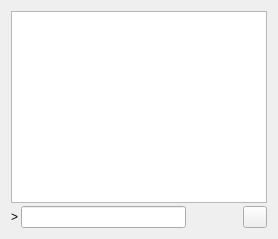
     <widget class="QWidget" name="tab_console">
      <attribute name="title">
       <string>&amp;Console</string>
      </attribute>
      <layout class="QVBoxLayout" name="verticalLayout_3">
       <property name="spacing">
        <number>3</number>
       </property>
       <item>
        <widget class="QTextEdit" name="messagesWidget">
         <property name="minimumSize">
          <size>
           <width>0</width>
           <height>100</height>
          </size>
         </property>
         <property name="readOnly">
          <bool>true</bool>
         </property>
         <property name="tabKeyNavigation" stdset="0">
          <bool>false</bool>
         </property>
         <property name="columnCount" stdset="0">
          <number>2</number>
         </property>
        </widget>
       </item>
       <item>
        <layout class="QHBoxLayout" name="horizontalLayout">
         <property name="spacing">
          <number>3</number>
         </property>
         <item>
          <widget class="QLabel" name="label">
           <property name="text">
            <string notr="true">&gt;</string>
           </property>
          </widget>
         </item>
         <item>
          <widget class="QLineEdit" name="lineEdit"/>
         </item>
         <item>
          <widget class="QPushButton" name="fontSmallerButton">
           <property name="maximumSize">
            <size>
             <width>24</width>
             <height>24</height>
            </size>
           </property>
           <property name="text">
            <string/>
           </property>
           <property name="toolTip">
            <string>Decrease font size</string>
           </property>
           <property name="icon">
            <iconset resource="../bitcoin.qrc">
             <normaloff>:/icons/fontsmaller</normaloff>:/icons/fontsmaller</iconset>
           </property>
           <property name="iconSize">
            <size>
             <width>16</width>
             <height>16</height>
            </size>
           </property>
           <property name="autoDefault">
            <bool>false</bool>
           </property>
           <property name="flat">
            <bool>true</bool>
           </property>
          </widget>
         </item>
         <item>
          <widget class="QPushButton" name="fontBiggerButton">
           <property name="maximumSize">
            <size>
             <width>24</width>
             <height>24</height>
            </size>
           </property>
           <property name="toolTip">
            <string>Increase font size</string>
           </property>
           <property name="text">
            <string/>
           </property>
           <property name="icon">
            <iconset resource="../bitcoin.qrc">
             <normaloff>:/icons/fontbigger</normaloff>:/icons/fontbigger</iconset>
           </property>
           <property name="iconSize">
            <size>
             <width>16</width>
             <height>16</height>
            </size>
           </property>
           <property name="autoDefault">
            <bool>false</bool>
           </property>
           <property name="flat">
            <bool>true</bool>
           </property>
          </widget>
         </item>
         <item>
          <widget class="QPushButton" name="clearButton">
           <property name="maximumSize">
            <size>
             <width>24</width>
             <height>24</height>
            </size>
           </property>
           <property name="toolTip">
            <string>Clear console</string>
           </property>
           <property name="text">
            <string/>
           </property>
           <property name="icon">
            <iconset resource="../bitcoin.qrc">
             <normaloff>:/icons/remove</normaloff>:/icons/remove</iconset>
           </property>
           <property name="shortcut">
            <string notr="true">Ctrl+L</string>
           </property>
           <property name="autoDefault">
            <bool>false</bool>
           </property>
          </widget>
         </item>
        </layout>
       </item>
      </layout>
     </widget>
